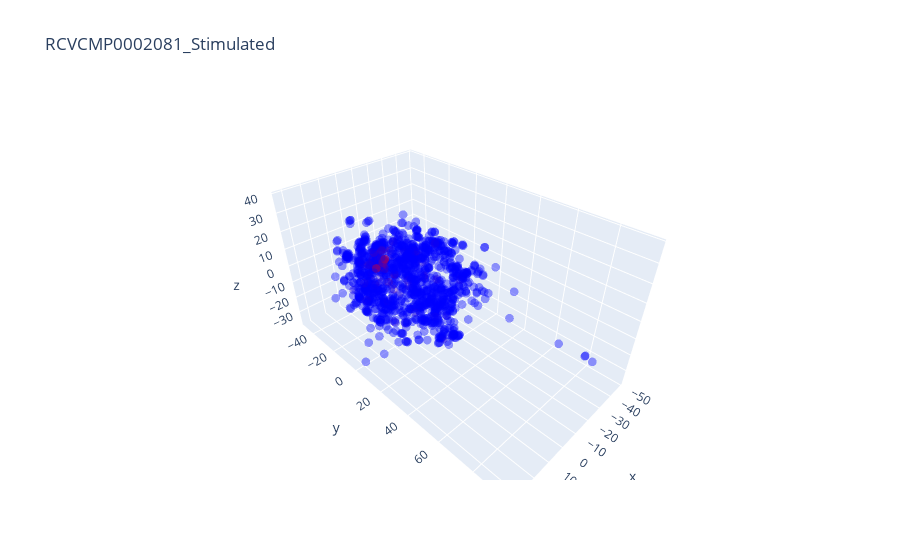

The cell this chart's notebook holds for it:
### Code cell
fig = go.Figure(
    data=[
        go.Scatter3d(
            x=graph_layout_data["x"],
            y=graph_layout_data["y"],
            z=graph_layout_data["z"],
            mode="markers",
            marker=dict(size=3, opacity=0.4, colorscale="bluered"),
            marker_color=graph_layout_data["CD50"],
        ),
    ]
)
fig.update_layout(title=component)
fig.show()

### Figure 1 — Plotly figure (JSON) as saved in the notebook; plotly's stock layout.template omitted (floating-point values rounded to 4 significant figures; data arrays with more than 128 entries replaced by an {"elided": "..."} marker saying what was removed)
{"data": [{"marker": {"color": {"elided": "1292 int values"}, "colorscale": [[0, "rgb(0,0,255)"], [1, "rgb(255,0,0)"]], "opacity": 0.4, "size": 3}, "mode": "markers", "type": "scatter3d", "x": {"elided": "1292 float values"}, "y": {"elided": "1292 float values"}, "z": {"elided": "1292 float values"}}], "layout": {"title": {"text": "RCVCMP0002081_Stimulated"}}}
